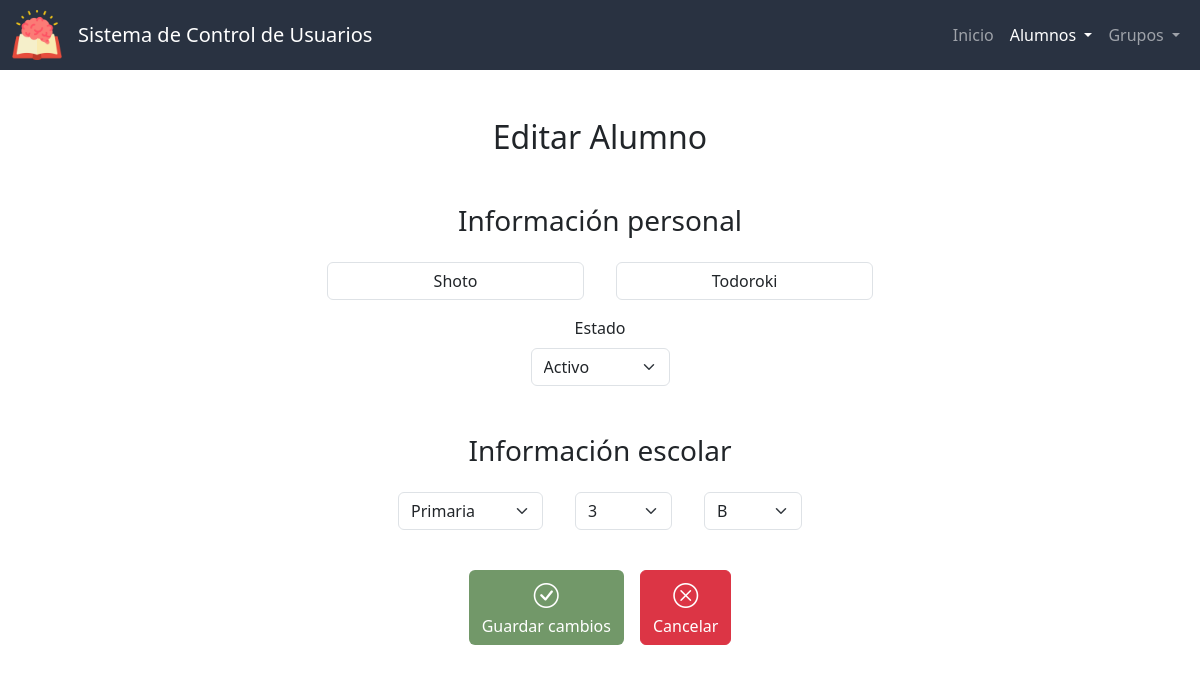
The app's page /editar_alumno?id=9, older data.
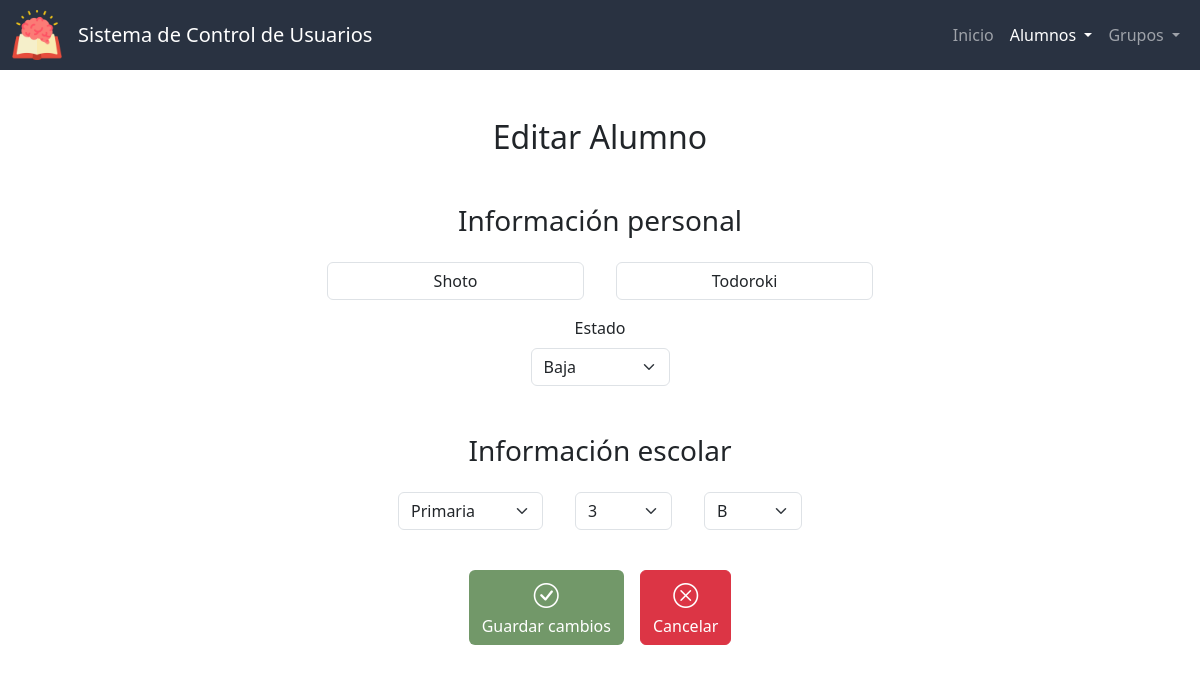
The same page, newer data.
### app.py (models this page shows, shortened)
class Alumnos(db.Model):
    id = db.Column(db.Integer, primary_key=True)
    nombre = db.Column(db.String(50), nullable=False)
    apellidos = db.Column(db.String(50), nullable=False)
    correo = db.Column(db.String(50), nullable=False, unique=True)
    estado = db.Column(db.Integer, nullable=False, default=0) # 0 - activo, 1 - suspendido, 2 - baja
    fecha_de_creacion = db.Column(db.DateTime, nullable=False, default=datetime.now)

### app.py (the view)
@app.route("/editar_alumno", methods=["GET","POST"])
def editar_alumno():
    if request.method == "POST":
        nombre = request.form.get("nombre").title()
        apellidos = request.form.get("apellidos").title()
        estado = int(request.form.get("estado"))
        id = request.form.get("id")
        seccion = request.form.get("seccion")
        grado = request.form.get("grado")
        grupo = request.form.get("grupo")
        actualizar_correo = request.form.get("correo")
        alumno = db.session.query(Alumnos).filter_by(id=id).first()
        correo = alumno.correo.split('@')[0]
        correo = ''.join(filter(lambda x: not x.isdigit(), correo))
        if (normalizar(nombre) + '.' + normalizar(apellidos) != correo) and actualizar_correo == "si":
            correo = crear_correo(nombre, apellidos)
            alumno.correo = correo
        alumno.nombre = nombre
        alumno.apellidos = apellidos
        if estado != alumno.estado:
            cambioestado = CambiosEstado(id, alumno.estado, estado)
            alumno.estado = estado
            db.session.add(cambioestado)
        id_grupo = db.session.query(Grupos.id).filter_by(seccion=seccion, grado=grado, grupo=grupo).first()
        alumno_grupo = db.session.query(alumnos_por_grupo).filter_by(id_alumno=id).first()
        if id_grupo:
            id_grupo = id_grupo[0]
            if alumno_grupo:
                db.session.query(alumnos_por_grupo).filter_by(id_alumno=id).update({'id_grupo': id_grupo})
            else:
                db.session.execute(alumnos_por_grupo.insert().values(id_alumno=id, id_grupo=id_grupo))
        db.session.commit()
        return redirect("/lista_alumnos")
    else:
        id_alumno = request.args.get("id")
        alumno = db.session.query(Alumnos).filter_by(id=id_alumno).first()
        id_grupo = db.session.query(alumnos_por_grupo.c.id_grupo).filter_by(id_alumno=alumno.id).first()
        if id_grupo:
            id_grupo = id_grupo[0]
            grupo_actual = db.session.query(Grupos).filter_by(id=id_grupo).first()
            grados = db.session.query(Grupos.grado).filter_by(seccion=grupo_actual.seccion).distinct().all()
            grupos = db.session.query(Grupos.grupo).filter_by(seccion=grupo_actual.seccion, grado=grupo_actual.grado).distinct().all()
        else:
            grupo_actual = None
            grados = None
            grupos = None
        secciones = db.session.query(Grupos.seccion).distinct().all()
        return render_template("editar_alumno.html", editar=True, active="Alumno", secciones=secciones, grados=grados, grupos=grupos, grupo_actual=grupo_actual, alumno=alumno, estados=ESTADOS)

### templates/editar_alumno.html (shortened to what this page needs)
{% extends "layout.html" %}
{% set x='Editar ' if editar else 'Alta ' %}
{% block main %}
    <h2 class="mb-5">
        {{ x }} Alumno
    </h2>
    <form {% if editar %} action="/editar_alumno" {% else %} action="/alta_alumno" {% endif %} method="post">
        <h3 class="mb-4">Información personal</h3>
        <div class="d-flex flex-row bd-highlight mb-3 justify-content-center">
            <div class="mx-3">
                <input autocomplete="off" class="form-control mx-auto w-auto" id="nombre" name="nombre" placeholder="Nombre(s)" type="text" required {% if editar or ver %} value="{{ alumno.nombre }}" {% else %} autofocus {% endif %}>
            </div>
            <div class="mx-3">
                <input autocomplete="off" class="form-control mx-auto w-auto" id="apellidos" name="apellidos" placeholder="Apellidos" type="text" required {% if editar or ver %} value="{{ alumno.apellidos }}" {% endif %}>
            </div>
        </div>
        {% if editar %}
            <div class="mb-5 mx-3">
                <label for="estado" class="form-label">Estado</label>
                    <select class="select form-select mx-auto w-auto" name="estado" id="estado" required>
                        {% for estado in estados %}
                            <option value="{{ estados[estado] }}" {% if estados[estado] == alumno.estado %} selected {% endif %}>{{ estado }}</option>
                        {% endfor %}
                </select>
            </div>
        {% endif %}
        <h3 class="mb-4">Información escolar</h3>
        <div class="d-flex flex-row bd-highlight mb-3 justify-content-center">
            <div class="mb-3 mx-3">
                <select class="select form-select mx-auto w-auto" name="seccion" id="seccion" required>
                    {% for seccion in secciones %}
                        <option value="{{ seccion[0] }}" {% if editar and seccion[0] == grupo_actual.seccion %} selected {% endif %}>{{ seccion[0] }}</option>
                    {% endfor %}
                </select>
            </div>
            <div class="d-flex flex-row justify-content-center">
                <div class="mb-3 mx-3">
                    <select class="select form-select mx-auto w-auto" name="grado" id="grado" required>
                        {% if grupo_actual %}
                            {% for grado in grados %}
                                {% set g="N/A" if grado[0]=="" else grado[0] %}
                                <option value="{{ grado[0] }}" {% if editar and g == grupo_actual.grado %} selected {% endif %}>{{ g }}</option>
                            {% endfor %}
                        {% endif %}
                    </select>
                </div>
                <div class="mb-3 mx-3">
                    <select class="select form-select mx-auto w-auto" name="grupo" id="grupo" required>
                        {% if grupo_actual %}
                            {% for grupo in grupos %}
                                {% set g="N/A" if grupo[0]=="" else grupo[0] %}
                                <option value="{{ grupo[0] }}" {% if editar and g == grupo_actual.grupo %} selected {% endif %}>{{ g }}</option>
                            {% endfor %}
                        {% endif %}
                    </select>
                </div>
            </div>
        </div>
        <div class="p-2 btn-group">
            <div>
                <button class="btn-big btn verde mx-2" type="submit" title="Enviar"><i class="bi bi-check-circle"></i>{% if editar %} <div>Guardar cambios</div> {% else %} <div>Registrar alumno</div> {% endif %}</button>
            </div>
    </form>
            <form action="/lista_alumnos">
                <button type="submit" class="btn-big btn btn-danger mx-2" title="Cancelar"><i class="bi bi-x-circle"></i><div>Cancelar</div></button>
            </form>
{% endblock %}

Row changes from the older to the newer data that the page shows:
changed Alumnos "Shoto": estado "Activo" → "Baja"
